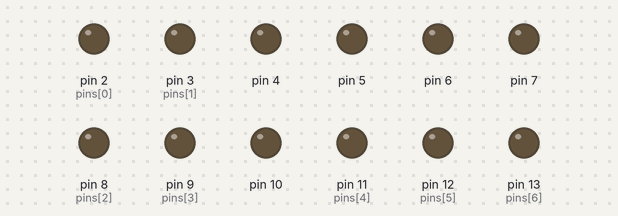
Recording of a sketch running on a simulated Arduino Uno, built with avr-gcc and run on an emulated ATmega328P. On the bench: output pins drawn as LEDs (lit = HIGH). What the sketch prints to the serial monitor is not drawn.

Above: at 0.1 s.
At 4.5 s:
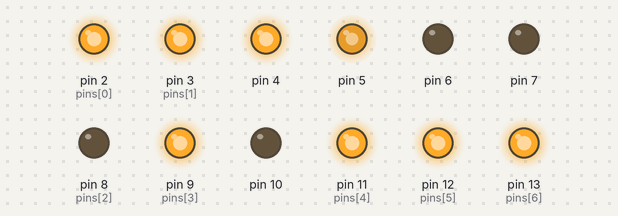
At 7.1 s:
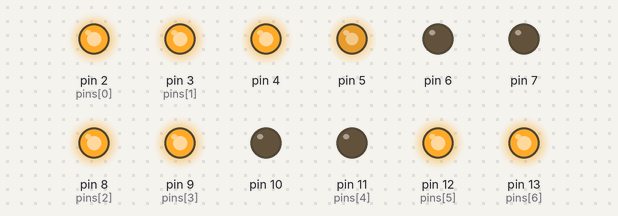
At 9.7 s:
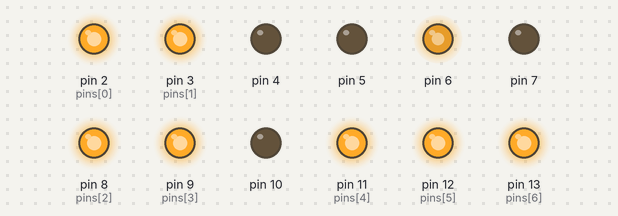
At 14.9 s:
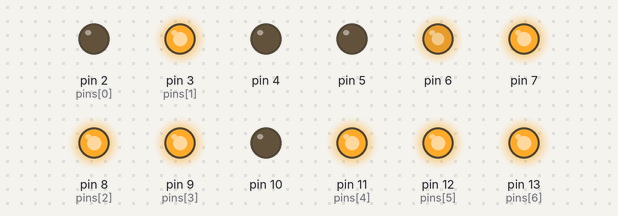
At 20.1 s:
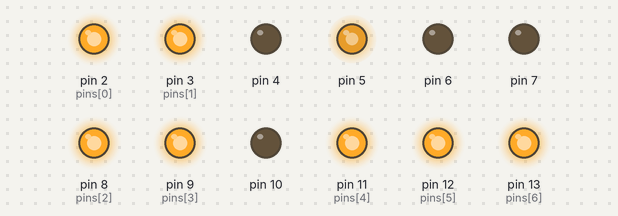
Timing chart, 0 to 22.5 s (numbered marks = the images above):
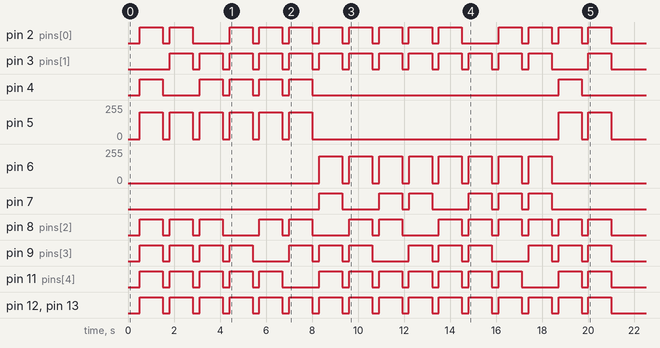

The sketch:

sketch_motor_diag2.ino
```cpp
/**
 * motor_diag2.ino — Dual-direction-pin TB6612FNG test
 *
 * TB6612FNG truth table:
 *   AIN1=H AIN2=L PWMA>0 → FORWARD
 *   AIN1=L AIN2=H PWMA>0 → BACKWARD
 *   AIN1=H AIN2=H         → BRAKE (no movement!)  ← was our bug
 *   AIN1=L AIN2=L         → COAST
 *
 * Our previous sketch only set one direction pin — if the other floated
 * HIGH, both pins were HIGH = BRAKE. This test drives BOTH pins explicitly.
 *
 * Candidate second-direction pins tried: D2, D3, D8, D9, D11, D12
 */

#define SPEED 200
#define RUN_MS 1000

// Always drive STBY HIGH on all candidates
void enableSTBY() {
  const int pins[] = {2, 3, 8, 9, 11, 12, 13};
  for (int i = 0; i < 7; i++) {
    pinMode(pins[i], OUTPUT);
    digitalWrite(pins[i], HIGH);
  }
}

void allStop() {
  for (int p = 2; p <= 13; p++) {
    analogWrite(p, 0);
    digitalWrite(p, LOW);
  }
}

void tryMotorA(int ain1, int ain2, int pwm, const char* label) {
  allStop();
  enableSTBY();
  Serial.print("  A-FWD ");
  Serial.print(label);
  // Forward: AIN1=H, AIN2=L
  pinMode(ain1, OUTPUT); digitalWrite(ain1, HIGH);
  pinMode(ain2, OUTPUT); digitalWrite(ain2, LOW);
  pinMode(pwm,  OUTPUT); analogWrite(pwm, SPEED);
  delay(RUN_MS);
  allStop();
  delay(300);
}

void tryMotorB(int bin1, int bin2, int pwm, const char* label) {
  allStop();
  enableSTBY();
  Serial.print("  B-FWD ");
  Serial.print(label);
  // Forward: BIN1=H, BIN2=L
  pinMode(bin1, OUTPUT); digitalWrite(bin1, HIGH);
  pinMode(bin2, OUTPUT); digitalWrite(bin2, LOW);
  pinMode(pwm,  OUTPUT); analogWrite(pwm, SPEED);
  delay(RUN_MS);
  allStop();
  delay(300);
}

void setup() {
  Serial.begin(115200);
  allStop();
  delay(500);

  Serial.println("=== Dual-Pin Motor Diagnostic ===");
  Serial.println("Each step drives AIN1=H, AIN2=L (proper TB6612FNG FORWARD)");
  Serial.println("Watch for ANY wheel movement and report step number.\n");

  // ── Motor A candidates (PWM always D5, try different AIN1/AIN2 pairs) ──
  Serial.println("[MOTOR A — PWM=D5]");
  tryMotorA(4, 3, 5, "AIN1=D4 AIN2=D3");   // most likely on AlphaBot2-Ar
  tryMotorA(3, 4, 5, "AIN1=D3 AIN2=D4");   // reversed
  tryMotorA(4, 2, 5, "AIN1=D4 AIN2=D2");
  tryMotorA(4, 8, 5, "AIN1=D4 AIN2=D8");
  tryMotorA(4, 9, 5, "AIN1=D4 AIN2=D9");
  tryMotorA(4, 11,5, "AIN1=D4 AIN2=D11");

  // ── Motor A with PWM on D6 instead ──
  Serial.println("[MOTOR A — PWM=D6]");
  tryMotorA(7, 8, 6, "AIN1=D7 AIN2=D8");   // swapped motor assignment
  tryMotorA(8, 7, 6, "AIN1=D8 AIN2=D7");
  tryMotorA(7, 9, 6, "AIN1=D7 AIN2=D9");

  // ── Motor B candidates (PWM always D6, try different BIN pairs) ──
  Serial.println("[MOTOR B — PWM=D6]");
  tryMotorB(7, 8, 6, "BIN1=D7 BIN2=D8");   // most likely
  tryMotorB(8, 7, 6, "BIN1=D8 BIN2=D7");   // reversed
  tryMotorB(7, 2, 6, "BIN1=D7 BIN2=D2");
  tryMotorB(7, 9, 6, "BIN1=D7 BIN2=D9");
  tryMotorB(7, 11,6, "BIN1=D7 BIN2=D11");

  // ── Motor B with PWM on D5 ──
  Serial.println("[MOTOR B — PWM=D5]");
  tryMotorB(4, 3, 5, "BIN1=D4 BIN2=D3");
  tryMotorB(3, 4, 5, "BIN1=D3 BIN2=D4");

  allStop();
  Serial.println("\n=== Done. Report which label caused movement. ===");
}

void loop() {}
```
